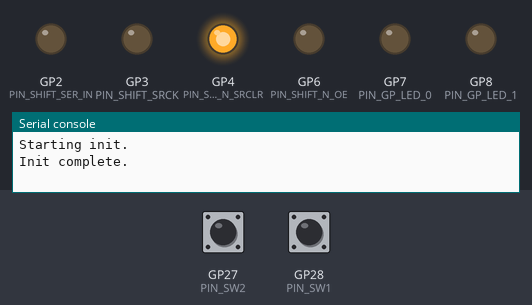
Recording of a program running on a simulated Raspberry Pi Pico running MicroPython. On the bench: output pins drawn as LEDs (lit = HIGH), the last lines printed to the serial console. The test bench sets the inputs (shaded band); at power-on: GP28 (PIN_SW1) HIGH, GP27 (PIN_SW2) HIGH. Pins used as bus, display or sensor lines are not drawn.

Above: at 1.2 s.
1.3 s: GP28 (PIN_SW1) pulled LOW for 0.15 s
At 2.0 s:
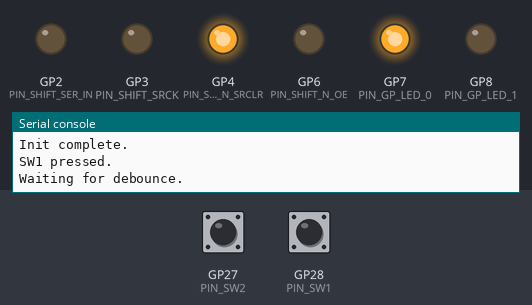
3.7 s: GP27 (PIN_SW2) pulled LOW for 0.15 s
At 4.2 s:
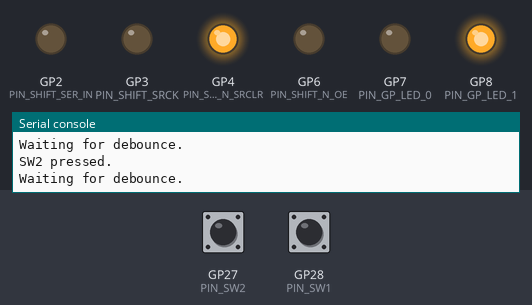
6.1 s: GP27 (PIN_SW2) pulled LOW for 1 s
At 9.1 s:
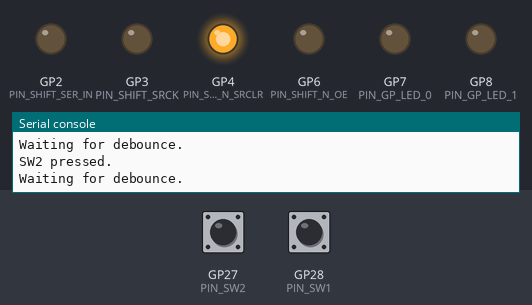
9.4 s: GP27 (PIN_SW2) pulled LOW for 3.2 s
At 9.7 s:
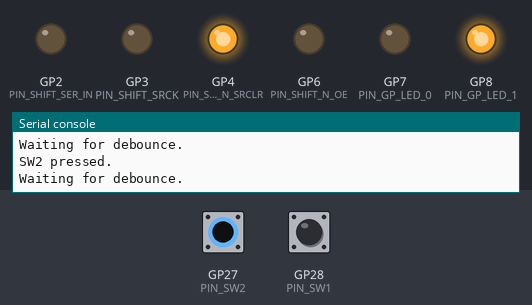
Timing chart, 0 to 14.6 s (numbered marks = the images above; inputs shaded):
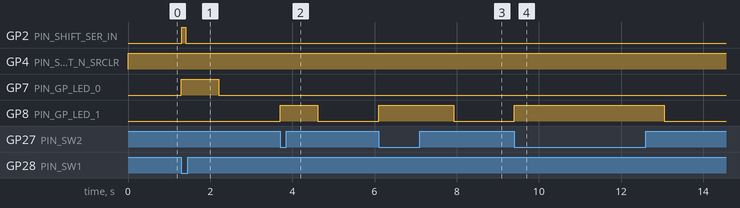

The program:

main.py
```python
from machine import Pin
import time

SHIFT_REGISTER_SLEEP_US = 10

# Pin definitions for shift register control
PIN_SHIFT_SER_IN = Pin(2, Pin.OUT)  # GP2: Serial data input
PIN_SHIFT_SRCK = Pin(3, Pin.OUT)  # GP3: Shift register clock
PIN_SHIFT_N_SRCLR = Pin(4, Pin.OUT)  # GP4: Shift register clear
PIN_SHIFT_RCLK = Pin(5, Pin.OUT)  # GP5: Register clock (latch)
PIN_SHIFT_N_OE = Pin(6, Pin.OUT)  # GP6: Output enable

PIN_SW1 = Pin(28, Pin.IN, Pin.PULL_UP)
PIN_SW2 = Pin(27, Pin.IN, Pin.PULL_UP)
PIN_GP_LED_0 = Pin(7, Pin.OUT)
PIN_GP_LED_1 = Pin(8, Pin.OUT)


def init_shift_register() -> None:
    """Initialize shift register pins to default states."""
    # Clear shift register.
    PIN_SHIFT_N_SRCLR.value(0)
    time.sleep_ms(SHIFT_REGISTER_SLEEP_US)
    PIN_SHIFT_N_SRCLR.value(1)  # Active low, so set to normal (not clearing).
    time.sleep_ms(SHIFT_REGISTER_SLEEP_US)

    PIN_SHIFT_N_OE.value(0)  # Active low, set low to enable outputs
    PIN_SHIFT_SRCK.value(0)  # Clock starts low
    PIN_SHIFT_RCLK.value(0)  # Latch starts low

    # Wait for initialization to complete
    time.sleep_ms(SHIFT_REGISTER_SLEEP_US)


def set_shift_registers(data: list[bool]) -> None:
    """
    Set the state of all shift registers based on input data.

    Args:
        data: list of 48 boolean values representing desired output states
             (6 registers x 8 bits per register)
    """
    if len(data) != 48:
        raise ValueError("Data must contain exactly 48 boolean values")

    # Shift out all 48 bits
    for bit in reversed(data):  # Shift MSB first
        # Set data bit.
        PIN_SHIFT_SER_IN.value(1 if bit else 0)
        time.sleep_us(SHIFT_REGISTER_SLEEP_US)

        # Clock in the bit.
        PIN_SHIFT_SRCK.value(1)
        time.sleep_us(SHIFT_REGISTER_SLEEP_US)
        PIN_SHIFT_SRCK.value(0)
        time.sleep_us(SHIFT_REGISTER_SLEEP_US)

    # Latch the data to outputs
    PIN_SHIFT_RCLK.value(1)
    time.sleep_us(SHIFT_REGISTER_SLEEP_US)
    PIN_SHIFT_RCLK.value(0)
    time.sleep_us(SHIFT_REGISTER_SLEEP_US)


def basic_demo() -> None:
    print("All outputs off (high-impedance)")
    outputs = [False] * 48  # All outputs off
    set_shift_registers(outputs)
    time.sleep(2)

    print("All outputs on - positive")
    outputs = [(i % 2 == 0) for i in range(48)]  # Alternating on/off pattern
    set_shift_registers(outputs)
    time.sleep(2)

    print("All outputs on - negative")
    outputs = [(i % 2 == 1) for i in range(48)]  # Alternating on/off pattern
    set_shift_registers(outputs)
    time.sleep(2)


def make_shift_register_state_single_dot(
    *, cell_number: int, dot_number: int, state: str
) -> list[bool]:
    """

    The AD116 is high-impedance when `IN_A = IN_B = 0`, and brake when `IN_A = IN_B = 1`.

    Args:
        cell_number: The cell number (0-3).
        dot_number: The dot number (1-6).
        state: Literal["brake", "high-z", "pos", "neg"]
    """

    # Initialize all dots to high-z.
    shift_register_state = [False] * 48

    # Map the state.
    in_a_in_b = {
        "brake": (True, True),
        "high-z": (False, False),
        "pos": (True, False),
        "neg": (False, True),
    }[state]

    # Set the state of the dot.
    base_offset = cell_number * 6 * 2 + (dot_number - 1) * 2
    shift_register_state[base_offset] = in_a_in_b[0]
    shift_register_state[base_offset + 1] = in_a_in_b[1]

    return shift_register_state


def make_shift_register_list_of_cells(
    cell_states: list[tuple[str, str, str, str, str, str] | str],
) -> list[bool]:
    """Convert a list of cell states to a list of shift register states."""
    shift_register_state = [False] * 48

    for cell_number, cell_state in enumerate(cell_states):
        if isinstance(cell_state, str):
            cell_state = (
                cell_state,
                cell_state,
                cell_state,
                cell_state,
                cell_state,
                cell_state,
            )

        for dot_number, state in enumerate(cell_state):
            base_offset = cell_number * 6 * 2 + dot_number * 2
            in_a_in_b = {
                "brake": (True, True),
                "high-z": (False, False),
                "pos": (True, False),
                "neg": (False, True),
            }[state]
            shift_register_state[base_offset] = in_a_in_b[0]
            shift_register_state[base_offset + 1] = in_a_in_b[1]

    return shift_register_state


def braille_demo() -> None:
    """Loop through each dot in each cells, and display it."""

    # for cell_number in range(4):
    # for dot_number in (1, 2, 3, 4, 5, 6):
    for cell_number in [1]:
        for dot_number in (4, 2, 6):
            # for state in ("brake", "high-z", "pos", "neg"):
            for state in ("brake", "pos", "neg"):
                print(f"Cell {cell_number}, Dot {dot_number}, State {state}")
                shift_register_state = make_shift_register_state_single_dot(
                    cell_number=cell_number, dot_number=dot_number, state=state
                )
                set_shift_registers(shift_register_state)
                time.sleep(1.5)


def braille_demo_try_to_roll_sphere() -> None:
    """Try to roll a sphere back and forth on a single cell."""
    for row_num in (0, 1, 2, 1):
        print(f"Row {row_num}")
        cell_state = [
            ("pos", "high-z", "high-z", "pos", "high-z", "high-z"),
            ("high-z", "pos", "high-z", "high-z", "pos", "high-z"),
            ("high-z", "high-z", "pos", "high-z", "high-z", "pos"),
        ][row_num]
        shift_register_state = make_shift_register_list_of_cells(
            [cell_state] + ["high-z"] * 3
        )

        set_shift_registers(shift_register_state)
        time.sleep(4)


def respond_to_buttons() -> None:
    """Respond to the button presses by setting the state of all.

    * Pressing SW1 sets all to "pos" for a short time, then back to high-z.
    * Pressing SW2 sets all to "neg" for a short time, then back to high-z.
    """

    ACTION_TIME_MS = 100
    DEBOUNCE_TIME_MS = 800

    if PIN_SW1.value() == 0:
        print("SW1 pressed.")
        PIN_GP_LED_0.value(1)
        direction = "pos"

    elif PIN_SW2.value() == 0:
        print("SW2 pressed.")
        PIN_GP_LED_1.value(1)
        direction = "neg"

    else:
        return

    set_shift_registers(make_shift_register_list_of_cells([direction] * 4))
    time.sleep_ms(ACTION_TIME_MS)
    set_shift_registers(make_shift_register_list_of_cells(["high-z"] * 4))
    print("Waiting for debounce.")
    time.sleep_ms(DEBOUNCE_TIME_MS)
    PIN_GP_LED_0.value(0)
    PIN_GP_LED_1.value(0)


def main() -> None:
    print("Starting init.")
    init_shift_register()
    PIN_GP_LED_0.value(0)
    PIN_GP_LED_1.value(0)
    print("Init complete.")

    while 0:
        print("Starting basic demo.")
        basic_demo()
        print("Basic demo complete.")

        print("Starting braille demo.")
        braille_demo()
        print("Braille demo complete.")

    while 1:
        respond_to_buttons()

    # while 1:
    #     print("Starting rolling sphere demo.")
    #     braille_demo_try_to_roll_sphere()


while True:
    main()
```

Measured:
- after the input at 1.3 s, GP2 (PIN_SHIFT_SER_IN): LOW → HIGH at once, → LOW 0.10 s later; GP7 (PIN_GP_LED_0): LOW → HIGH at once, → LOW 0.91 s later
- after the input at 3.7 s, GP8 (PIN_GP_LED_1): LOW → HIGH at once, → LOW 0.91 s later
- after the input at 6.1 s, GP8 (PIN_GP_LED_1): LOW → HIGH at once, → LOW 1.8 s later
- after the input at 9.4 s, GP8 (PIN_GP_LED_1): LOW → HIGH at once, → LOW 3.7 s later
